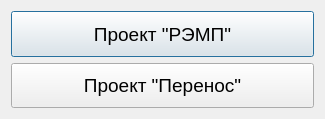
<?xml version="1.0" encoding="UTF-8"?>
<ui version="4.0">
 <class>REMP_OR_PERENOS</class>
 <widget class="QDialog" name="REMP_OR_PERENOS">
  <property name="geometry">
   <rect>
    <x>0</x>
    <y>0</y>
    <width>325</width>
    <height>119</height>
   </rect>
  </property>
  <property name="sizePolicy">
   <sizepolicy hsizetype="Preferred" vsizetype="Expanding">
    <horstretch>0</horstretch>
    <verstretch>0</verstretch>
   </sizepolicy>
  </property>
  <property name="windowTitle">
   <string>РЭМП или Перенос</string>
  </property>
  <layout class="QGridLayout" name="gridLayout">
   <item row="0" column="0">
    <widget class="QPushButton" name="REMP_pb">
     <property name="sizePolicy">
      <sizepolicy hsizetype="Minimum" vsizetype="Expanding">
       <horstretch>0</horstretch>
       <verstretch>0</verstretch>
      </sizepolicy>
     </property>
     <property name="font">
      <font>
       <pointsize>14</pointsize>
      </font>
     </property>
     <property name="text">
      <string>Проект &quot;РЭМП&quot;</string>
     </property>
    </widget>
   </item>
   <item row="1" column="0">
    <widget class="QPushButton" name="PERENOS_pb">
     <property name="sizePolicy">
      <sizepolicy hsizetype="Minimum" vsizetype="Expanding">
       <horstretch>0</horstretch>
       <verstretch>0</verstretch>
      </sizepolicy>
     </property>
     <property name="font">
      <font>
       <pointsize>14</pointsize>
      </font>
     </property>
     <property name="text">
      <string>Проект &quot;Перенос&quot;</string>
     </property>
    </widget>
   </item>
  </layout>
 </widget>
 <layoutdefault spacing="6" margin="11"/>
 <resources/>
 <connections/>
</ui>
